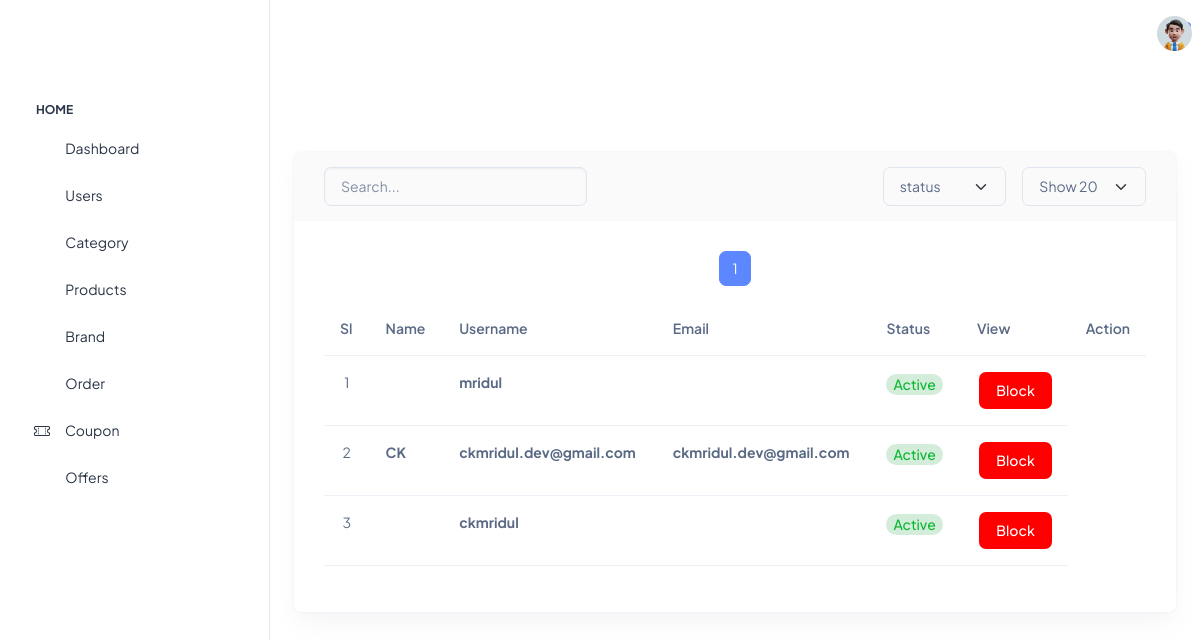
Before: /adminpanel/usermanage/?page=2 (signed in) with the older database file.
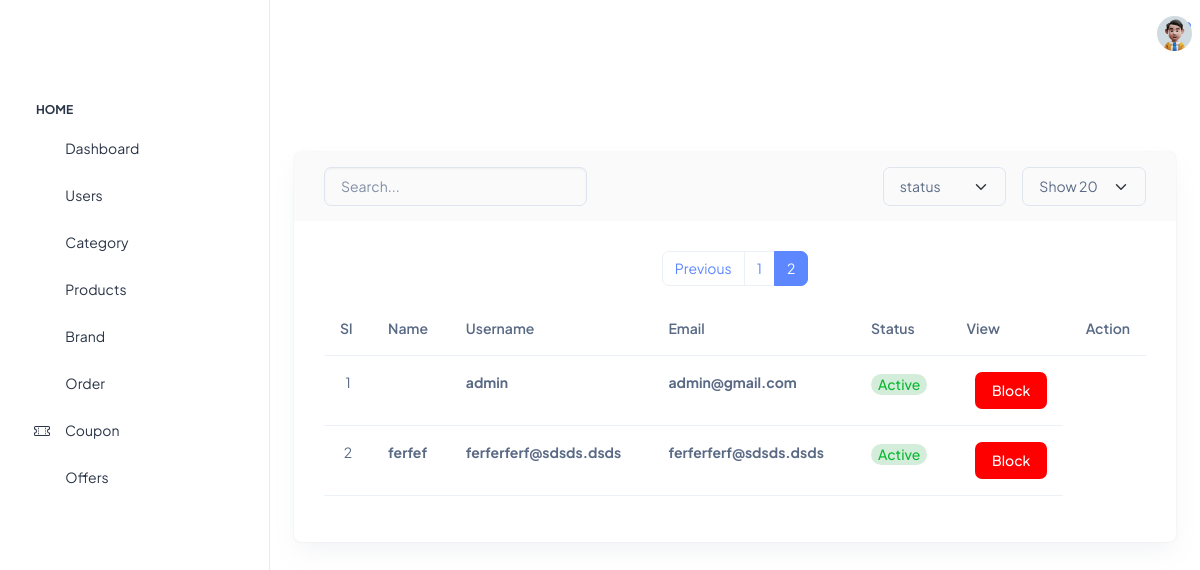
After: the same page with the newer database file.
### account/models.py (models this page shows, shortened)
class Profile(AbstractUser):
    phone = models.BigIntegerField(null=True, blank=True)
    is_email_verified = models.BooleanField(default=False)
    profile_image = models.ImageField(upload_to="profile",null=True, blank=True)

### adminpanel/views.py (the view)
# urls.py: path("usermanage/", views.userMange, name="usermanage"),
@cache_control(no_cache=True, must_revalidate=True, no_store=True)
@login_required(login_url="adminlogin")
def userMange(request):
    user1 = Profile.objects.all()
    paginator = Paginator(user1, 3)
    page_number = request.GET.get("page")
    user = paginator.get_page(page_number)
    return render(request, "adminpanel/usermanage/usermanagement.html", {"users": user})

### templates/adminpanel/usermanage/usermanagement.html (shortened to what this page needs)
{% extends 'adminbase.html' %}
{% load static %}
{% block content %}
<div class="container-fluid">
  <section class="content-main">
    <div class="card mb-4">
      <header class="card-header">
        <div class="row gx-3">
          <div class="col-lg-4 col-md-6 me-auto">
            <input type="text" placeholder="Search..." class="form-control" />
          </div>
          <div class="col-lg-2 col-6 col-md-3">
            <select class="form-select">
              <option>status</option>
            </select>
          </div>
          <div class="col-lg-2 col-6 col-md-3">
            <select class="form-select">
              <option>Show 20</option>
            </select>
          </div>
        </div>
      </header>
      <div class="card-body">
        <div class="table-responsive">
          <table class="table table-hover">
            <thead>
              <tr>
                <th scope="col">Sl</th>
                <th scope="col">Name</th>
                <th scope="col">Username</th>
                <th scope="col">Email</th>
                <th scope="col">Status</th>
                <th scope="col">View</th>
                <th scope="col" class="text-end">Action</th>
              </tr>
            </thead>
            <tbody>
              {% for user in users %}
              <tr>
                <td style="text-align: center;">{{ forloop.counter }}</td>
                <td><b>{{ user.first_name }}</td>
                <td><b>{{ user.username }}</td>
                <td><b>{{ user.email }}</td>
                <td>
                  {% if user.is_active %}
                  <span class="badge rounded-pill alert-success">Active</span>
                  {% else %}
                  <span class="badge rounded-pill alert-warning">Deactive</span>
                  {% endif %}
                </td>
                <td class="text-end">
                  {% if user.is_active %}
                  <a href="#" class="btn btn-md rounded font-sm" data-bs-toggle="modal"
                    data-bs-target="#confirmationModal{{ user.id }}"
                    style="background-color: red; color: white;">Block</a>
                  {% else %}
                  <a href="#" class="btn btn-md rounded font-sm" data-bs-toggle="modal"
                    data-bs-target="#confirmationModal{{ user.id }}"
                    style="background-color: green; color: white;">Unblock</a>
                  {% endif %}
                </td>
              </tr>
              {% endfor %}
  </section>
<div class="d-flex justify-content-center">
  <nav aria-label="...">
    <ul class="pagination">
      {% if users.has_previous %}
        <li class="page-item">
          <a href="?page={{ users.previous_page_number }}" class="page-link">Previous</a>
        </li>
      {% endif %}
      {% for num in users.paginator.page_range %}
        {% if num == users.number %}
          <li class="page-item active">
            <span class="page-link">{{ num }}</span>
          </li>
        {% else %}
          <li class="page-item">
            <a class="page-link" href="?page={{ num }}">{{ num }}</a>
          </li>
        {% endif %}
      {% endfor %}
    </ul>
  </nav>
</div>
  {% endblock %}

Changed rows visible on the page:
no longer on this page (row edited): Profile: username "mridul", is_active "Active"
no longer on this page (row unchanged): Profile: first_name "CK", username "ckmridul.dev@gmail.com", email "ckmridul.dev@gmail.com", is_active "Active"
no longer on this page (row unchanged): Profile: username "ckmridul", is_active "Active"
added Profile: username "admin", email "admin@gmail.com", is_active "Active"
added Profile: first_name "ferfef", username "ferferferf@sdsds.dsds", email "ferferferf@sdsds.dsds", is_active "Active"
Other visible differences:
text now shown: "Previous"
list line gone: "1"
new list line: "1"
new list line: "2"
